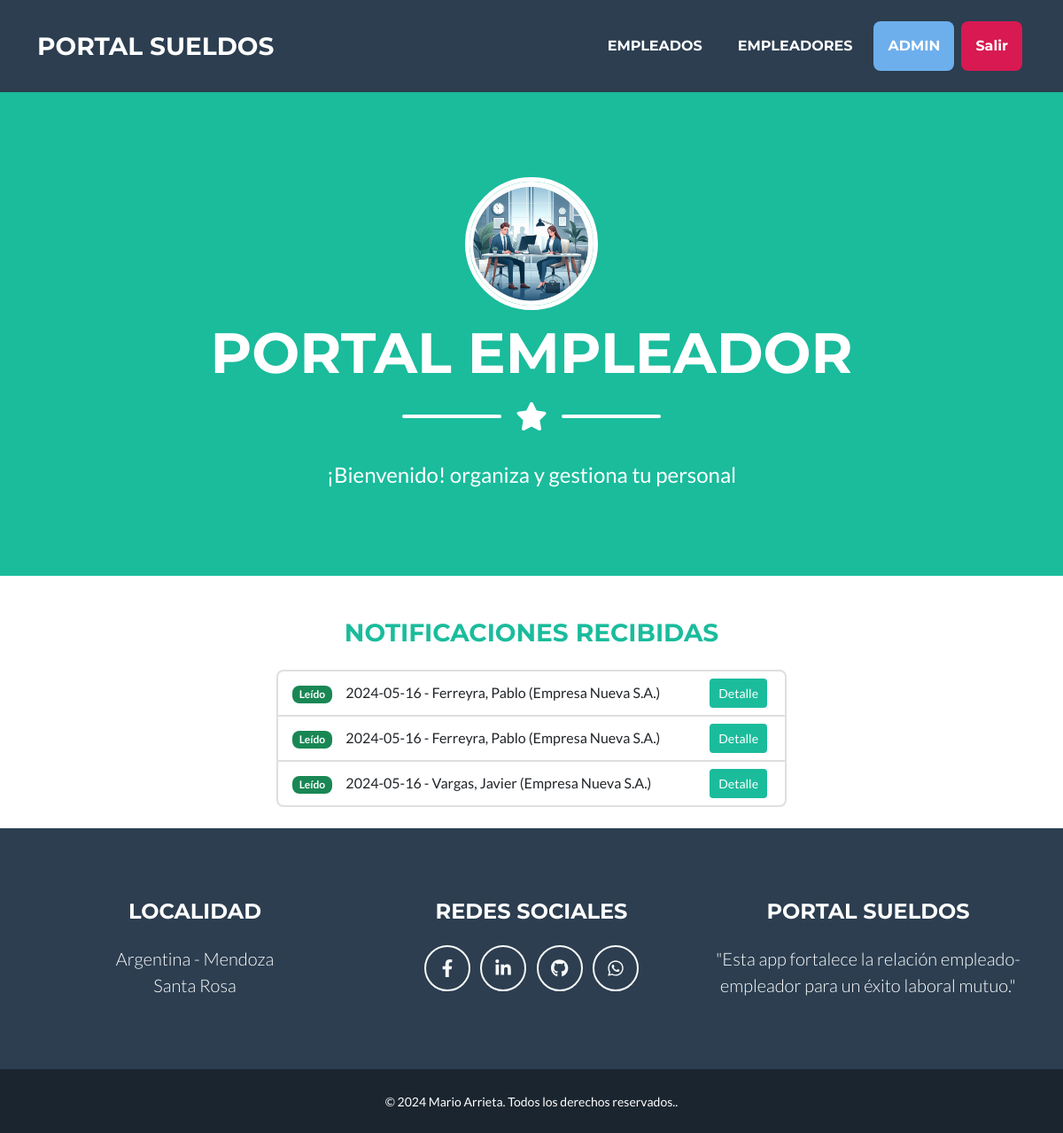
/empleador/inicio/ (signed in), run on the app's committed database.
### empleado/models.py (models this page shows)
class Notificaciones(models.Model):
    empleado = models.ForeignKey (Empleado, on_delete=models.CASCADE, verbose_name= "Empleado")
    fecha_notificacion = models.DateField(auto_now=True, verbose_name="Fecha de Notificación")
    tipo = models.CharField(max_length=20, choices=tipo_notificacion, verbose_name= "Tipo")
    descripcion = models.CharField(null= True, blank=True, max_length=200, verbose_name="Descripcion")
    imagen = models.ImageField(upload_to="notificaciones", null=True, blank=True)
    visto = models.BooleanField (editable = False, default=False, verbose_name="Visto")
    def __str__(self):
        return f"{self.fecha_notificacion}  - {self.empleado.apellido}, {self.empleado.nombre} ({self.empleado.empleador.razonSocial.title()})"
    class Meta:
        verbose_name_plural = "Notificaciones"

### empleador/models.py (models this page shows, shortened)
class Empleado (models.Model):
    empleador = models.ForeignKey (Empleador, on_delete=models.CASCADE, verbose_name="Empleador")
    apellido = models.CharField(max_length=50, verbose_name="Apellido")
    nombre = models.CharField(max_length=50, verbose_name="Nombre")
    cuil = models.PositiveIntegerField(validators=[validate_cuil_length], unique=True, verbose_name="CUIL")
    fecha_ingreso = models.DateField(verbose_name="Fecha de ingreso")
    email = models.EmailField(verbose_name= "e-Mail ")
    class Meta:
        verbose_name = "Empleado"
        verbose_name_plural = "Empleados"

class Empleador (models.Model):
    razonSocial = models.CharField(max_length=50, verbose_name="Razon Social")
    cuit = models.PositiveIntegerField(validators=[validate_cuil_length], unique=True, verbose_name="CUIT")
    email = models.EmailField(verbose_name="e-Mail")
    class Meta:
        verbose_name = "Empleador"
        verbose_name_plural = "Empleadores"

### empleador/views.py (the view)
class NotificacionesRead(LoginRequiredMixin, ListView):
    model = Notificaciones
    template_name = "empleador/index.html"
    login_url = reverse_lazy ("empleador:login")

### empleador/templates/empleador/index.html (shortened to what this page needs)
{% extends 'core/base.html' %}
{% load static %}
{% block  titulo%}
    <li class="nav-item mx-0 mx-lg-1">
        <a class="nav-link py-3 px-0 px-lg-3 rounded" href="{% url 'empleador:empleado_buscar' %}">Empleados</a>
    </li>
    <li class="nav-item mx-0 mx-lg-1">
        <a class="nav-link py-3 px-0 px-lg-3 rounded" href="{% url 'empleador:empleador_buscar' %}">Empleadores</a>
    </li>
    <li class="nav-item mx-0 mx-lg-1">
        {% if user.avatar_empleador %}
            <div style="width: 50px; height: 50px; overflow: hidden; border-radius: 50%;">
                <img src="{{ user.avatar_empleador.avatar.url }}" alt="{{ user.username }}'s Profile Picture" style="width: 100%; height: 100%; object-fit: cover;">
            </div>
        {% else %}
            <a class="nav-link py-3 px-0 px-lg-3 rounded" style="background-color: #6dafec; padding: 5px 10px; border-radius: 5px;">{{ user.username }}</a>
        {% endif %}
    </li>
    <li class="nav-item mx-0 mx-lg-1">
        <form action="{% url 'core:logout' %}" method="post">
            <button type="submit" class="nav-link py-3 px-0 px-lg-3 rounded" style="background-color: #d81952; padding: 5px 10px; border-radius: 5px; border: none; color: white;">Salir</button>
        </form>
    </li>
{% endblock titulo %}
{% block imagen %}
   {% static 'empleador/img/empleador.webp' %}
{% endblock imagen %}
{% block pagina%}
   PORTAL EMPLEADOR
{% endblock pagina%}
{% block mensaje%}
    ¡Bienvenido! organiza y gestiona tu personal
{% endblock mensaje%}
{% block formulario %}
        <br>
        <div class="row justify-content-center m-0 mt-4">
            <div class="col-lg-12 text-center">
                <h3 class="text-primary mb-4">NOTIFICACIONES RECIBIDAS</h3>
            </div>
        </div>
        {% if object_list %}
        <div class="row justify-content-center m-0">
            <div class="col-lg-6  ">
                <ul class="list-group">
                    {% for notificaciones in object_list %}
                    <li class="list-group-item d-flex justify-content-between align-items-center">
                        <div>
                            {% if notificaciones.visto %}
                                <span class="badge bg-success">Leído</span>&nbsp;&nbsp;&nbsp;&nbsp;
                            {% else %}
                                <span class="badge bg-warning text-dark">No leído</span>&nbsp;&nbsp;&nbsp;&nbsp;
                            {% endif %}
                                {{notificaciones}}
                       </div>
                        <div>
                            <a href="{% url 'empleador:notificaciones_detail' notificaciones.id %}" class="btn btn-sm btn-primary mx-1">Detalle</a>
                        </div>
                    </li>
                    {% endfor %}
                </ul>
            </div>
        </div>
        <br>
        {% endif %}
{% endblock formulario%}

### data on the page
Notificaciones: visto "Leído", fecha_notificacion+empleado "2024-05-16 - Ferreyra, Pablo (Empresa Nueva S.A.)"
Notificaciones: visto "Leído", fecha_notificacion+empleado "2024-05-16 - Ferreyra, Pablo (Empresa Nueva S.A.)"
Notificaciones: visto "Leído", fecha_notificacion+empleado "2024-05-16 - Vargas, Javier (Empresa Nueva S.A.)"

### other printed values
{{ user.username }} "ADMIN"
